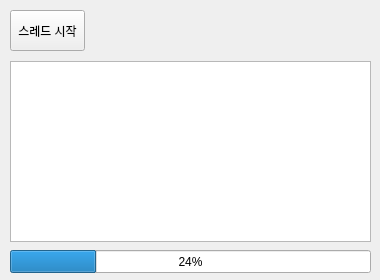
<?xml version="1.0" encoding="UTF-8"?>
<ui version="4.0">
 <class>Form</class>
 <widget class="QWidget" name="Form">
  <property name="geometry">
   <rect>
    <x>0</x>
    <y>0</y>
    <width>380</width>
    <height>280</height>
   </rect>
  </property>
  <property name="minimumSize">
   <size>
    <width>380</width>
    <height>280</height>
   </size>
  </property>
  <property name="maximumSize">
   <size>
    <width>380</width>
    <height>280</height>
   </size>
  </property>
  <property name="windowTitle">
   <string>스레드 테스트</string>
  </property>
  <widget class="QPushButton" name="btnStart">
   <property name="geometry">
    <rect>
     <x>10</x>
     <y>10</y>
     <width>75</width>
     <height>41</height>
    </rect>
   </property>
   <property name="text">
    <string>스레드 시작</string>
   </property>
  </widget>
  <widget class="QProgressBar" name="pgbTask">
   <property name="geometry">
    <rect>
     <x>10</x>
     <y>250</y>
     <width>361</width>
     <height>23</height>
    </rect>
   </property>
   <property name="value">
    <number>24</number>
   </property>
  </widget>
  <widget class="QTextBrowser" name="txbLog">
   <property name="geometry">
    <rect>
     <x>10</x>
     <y>61</y>
     <width>361</width>
     <height>181</height>
    </rect>
   </property>
  </widget>
 </widget>
 <resources/>
 <connections/>
</ui>
